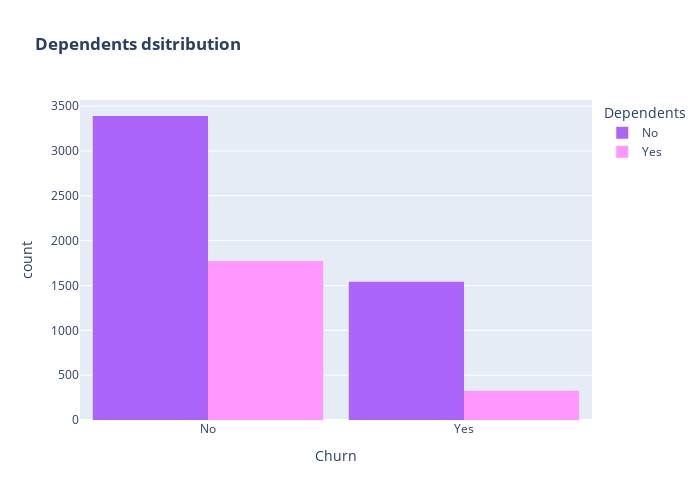

Notebook code cell kept with this figure:
### Markdown cell above
A lot of customers choose the Fiber optic service and it's also evident that the customers who use Fiber optic have high churn rate, this might suggest a dissatisfaction with this type of internet service.
Customers having DSL service are majority in number and have less churn rate compared to Fibre optic service.

### Code cell
color_map = {"Yes":"#FF97FF","No":"#AB63FA"}
fig = px.histogram(data,x="Churn",color="Dependents",barmode="group",title="<b>Dependents dsitribution</b>",color_discrete_map=color_map)
fig.update_layout(width=700,height=500,bargap=0.1)
fig.show()

### Figure 1 — Plotly figure (JSON) as saved in the notebook; plotly's stock layout.template omitted (floating-point values rounded to 4 significant figures; data arrays with more than 128 entries replaced by an {"elided": "..."} marker saying what was removed)
{"data": [{"alignmentgroup": "True", "bingroup": "x", "hovertemplate": "Dependents=No<br>Churn=%{x}<br>count=%{y}<extra></extra>", "legendgroup": "No", "marker": {"color": "#AB63FA", "pattern": {"shape": ""}}, "name": "No", "offsetgroup": "No", "orientation": "v", "showlegend": true, "type": "histogram", "x": {"elided": "4933 str values"}, "xaxis": "x", "yaxis": "y"}, {"alignmentgroup": "True", "bingroup": "x", "hovertemplate": "Dependents=Yes<br>Churn=%{x}<br>count=%{y}<extra></extra>", "legendgroup": "Yes", "marker": {"color": "#FF97FF", "pattern": {"shape": ""}}, "name": "Yes", "offsetgroup": "Yes", "orientation": "v", "showlegend": true, "type": "histogram", "x": {"elided": "2099 str values"}, "xaxis": "x", "yaxis": "y"}], "layout": {"bargap": 0.1, "barmode": "group", "height": 500, "legend": {"title": {"text": "Dependents"}, "tracegroupgap": 0}, "title": {"text": "<b>Dependents dsitribution</b>"}, "width": 700, "xaxis": {"anchor": "y", "domain": [0, 1], "title": {"text": "Churn"}}, "yaxis": {"anchor": "x", "domain": [0, 1], "title": {"text": "count"}}}}
